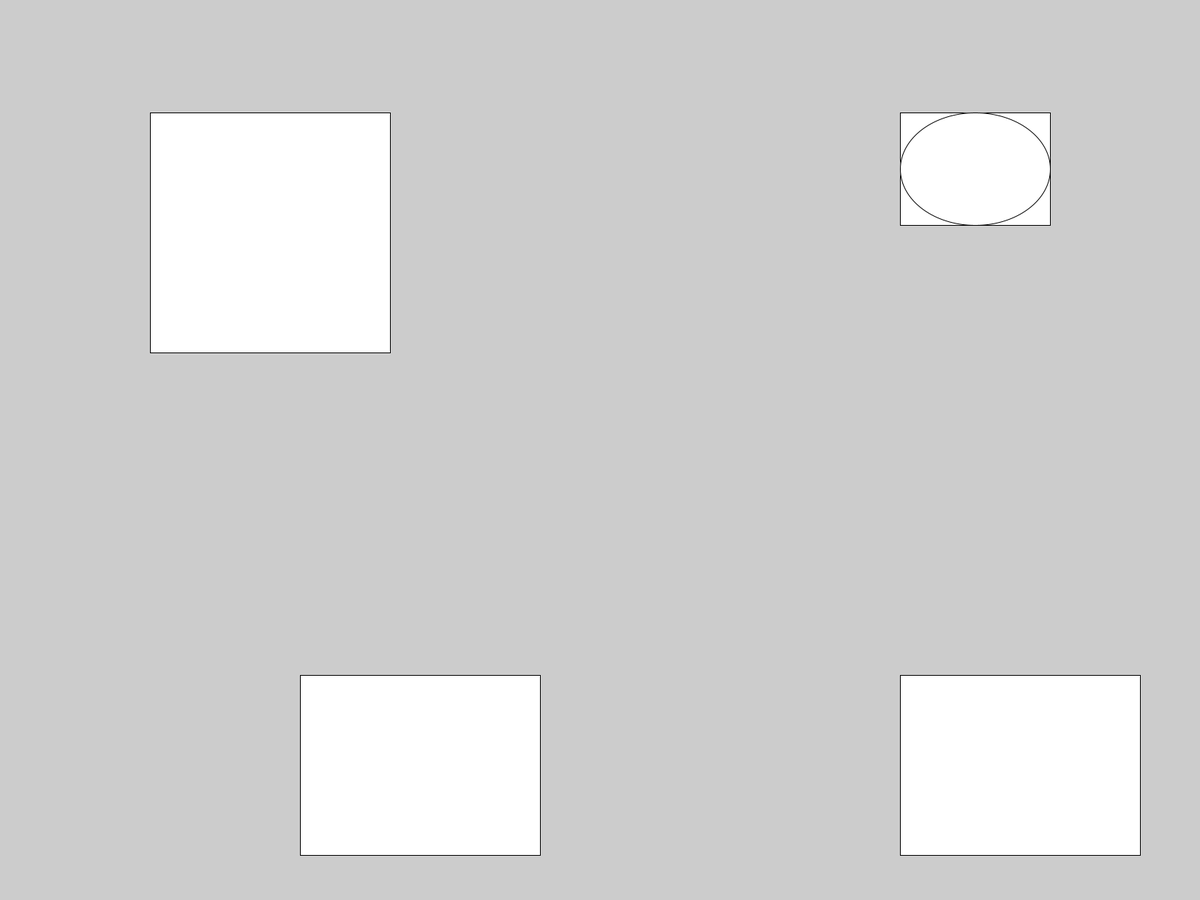
Frame 1 (no input)
Frame 60 (the mouse pressed at the canvas centre just before this capture): identical to frame 1, image omitted
Frame 120 (the mouse held since frame 60 and released just before this capture): identical to frame 1, image omitted

The Processing sketch that drew this single still picture (run headless with seeded random() and noise(); from frame 60 on, the mouse is pressed at the canvas centre):

// Processing sketch: DothisNotthat
// ── DothisNotthat.pde
//Global Variables
float buttonX1, buttonY1, buttonWidth1, buttonHeight1;
float buttonX2, buttonY2, buttonWidth2, buttonHeight2;
float rectDisplayX, rectDisplayY, rectDisplayWidth, rectDisplayHeight;
float ellipseX, ellipseY, ellipseXDiameter, ellipseYDiameter;
float x, y, xDiameter, yDiameter;
//
void setup() 
{
  //Display Geometry
  fullScreen();
  println(width, height, displayWidth, displayHeight);
  int appWidth = displayWidth;
  int appHeight = displayHeight;
  String ls="Landscape or Square", p="portrait", DO="DisplayOrientation", instruct="Bruhh, turn your phone";
  String orientation = ( appWidth >= appHeight ) ? ls : p ; //Ternary Operator
  println (DO, orientation );
  if (orientation==ls) {
    println("Good to go");
  } else { //Break app if not landscape
    println(instruct);
    appWidth = appWidth*0;
    appHeight = appHeight*0;
  }
  println("App Geometry is:", "\tApp Width:", appWidth, "\t\tApp Height:", appHeight);
  //
  //Population
  buttonX1 = appWidth*1/4;
  buttonY1 = appHeight*3/4;
  buttonWidth1 = appWidth*1/5;
  buttonHeight1 = appHeight*1/5;
  buttonX2 = appWidth*3/4;
  buttonY2 = buttonY1;
  buttonWidth2 = buttonWidth1;
  buttonHeight2 = buttonHeight1;
  rectDisplayX = appWidth*1/8;
  rectDisplayY = appHeight*1/8;
  rectDisplayWidth = buttonWidth1;
  rectDisplayHeight = buttonWidth1;
  ellipseX = appWidth*6/8;
  ellipseY = rectDisplayY;
  ellipseXDiameter = appWidth*1/8;
  ellipseYDiameter = appHeight*1/8;
  float ellipseRectXCenter = ellipseX + ellipseXDiameter*1/2;
  float ellipseRectYCenter = ellipseY + ellipseYDiameter*1/2;
  x = ellipseRectXCenter;
  y = ellipseRectYCenter;
  xDiameter = ellipseXDiameter;
  yDiameter = ellipseYDiameter;
}//End setup
//
void draw() 
{
  rect(buttonX1, buttonY1, buttonWidth1, buttonHeight1); //DIV: "Click Me"
  rect(buttonX2, buttonY2, buttonWidth2, buttonHeight2); //DIV: "Or Me"
  rect(rectDisplayX, rectDisplayY, rectDisplayWidth, rectDisplayHeight); //DIV: Display Rectangle
  rect(ellipseX, ellipseY, ellipseXDiameter, ellipseYDiameter); //DIV: Display Circle
  ellipse(x, y, xDiameter, yDiameter);
}//End draw
//
void keyPressed() {}//End keyPressed
//
void mousePressed() {}//End mousePressed
//
//END MAIN
